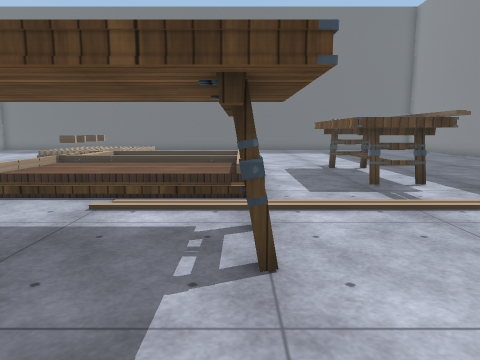
view 1 (above)

21 first-person views from a walk through a scene from a Unity 3-D project. The camera is 1.2 m above the floor, tilts 8° down and sees 70° across. The floor is counted in squares, 0.9 m on a side. Each view is taken from the middle of a square. On the plan, view 1 faces up. The plan holds only what a view shows up to about 15 squares ahead; the rest is blank. The player is left out. Some surface patterns are stand-ins.

view 2
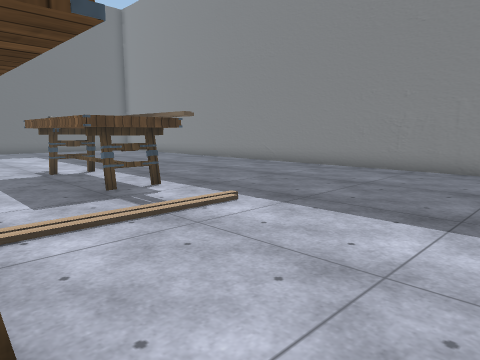

view 3
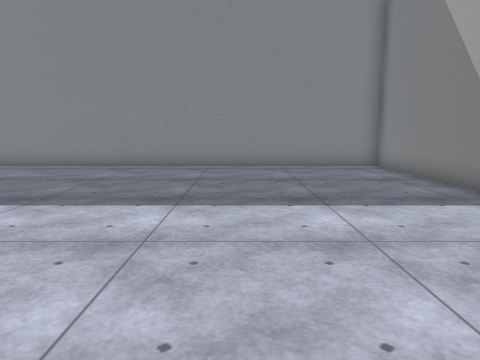

view 4
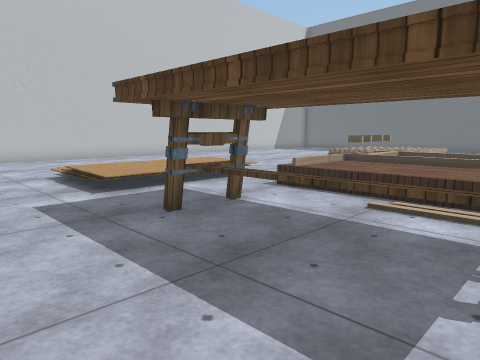

view 5
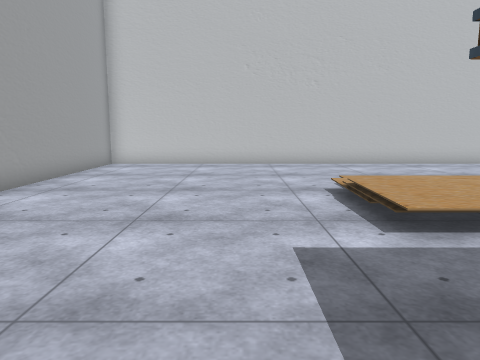

view 6
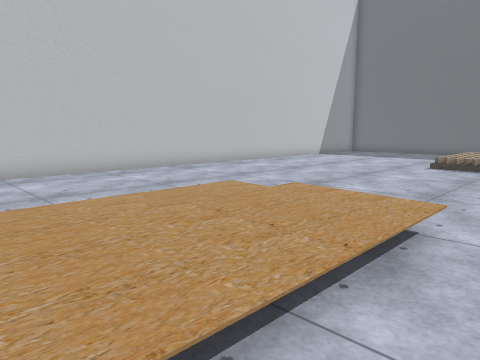

view 7
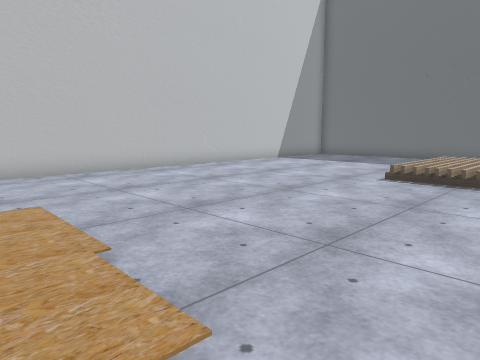

view 8
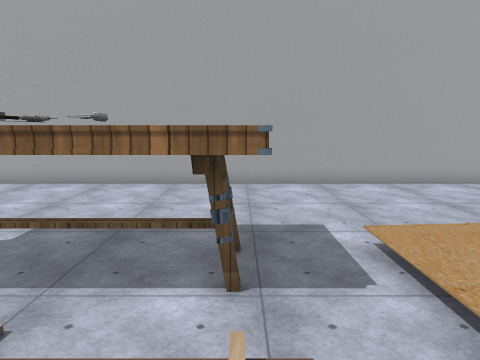

view 9
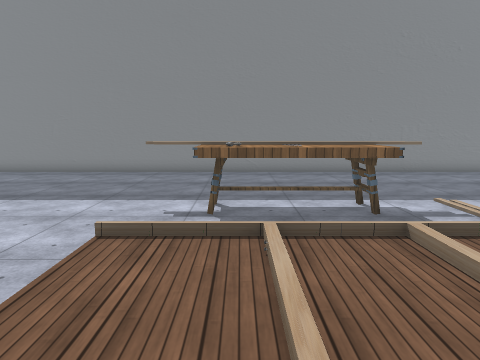

view 10
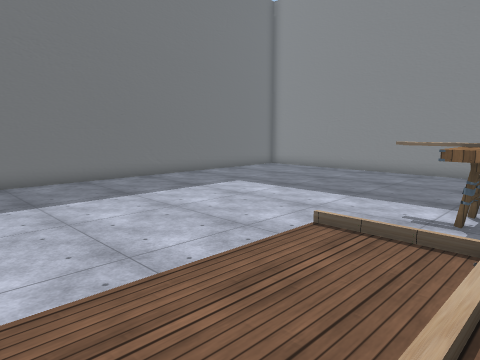

view 11
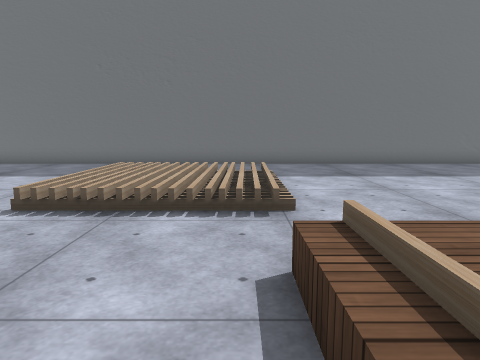

view 12
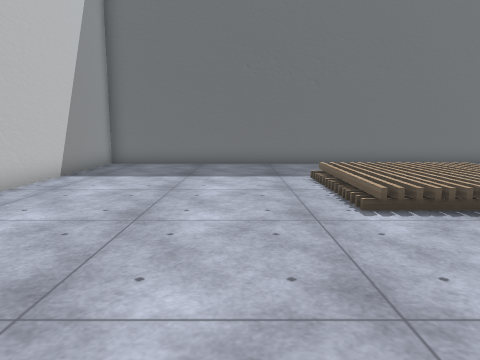

view 13
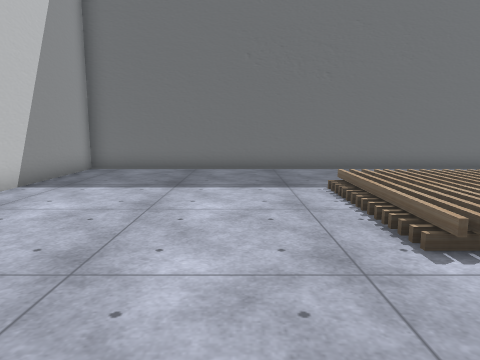

view 14
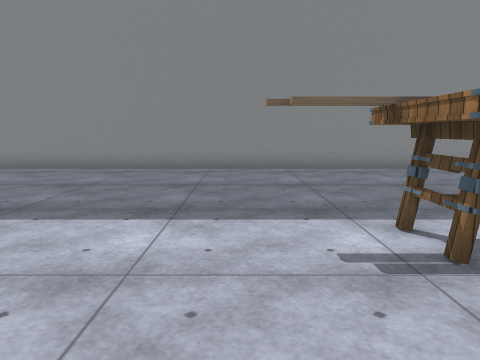

view 15
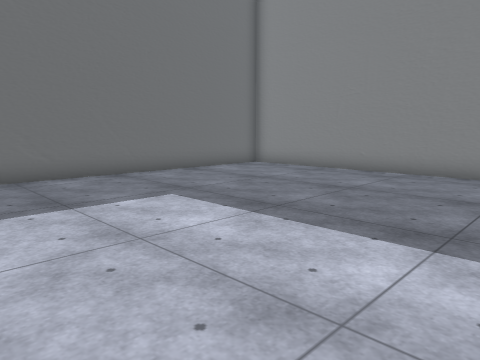

view 16
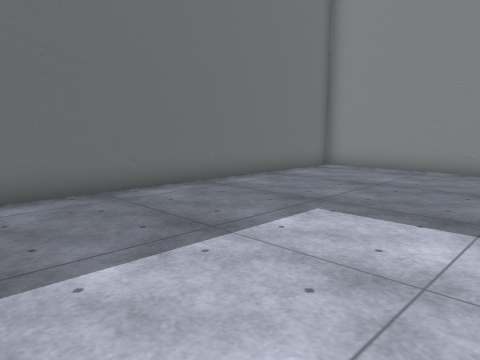

view 17
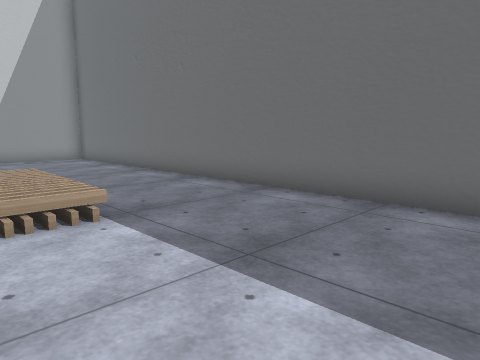

view 18
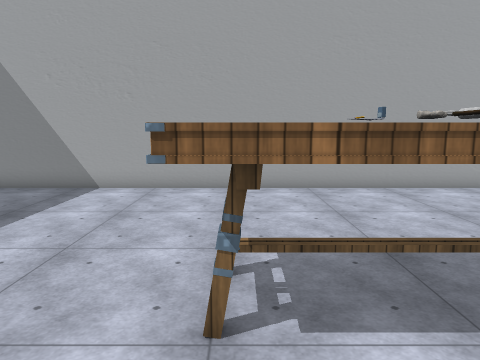

view 19
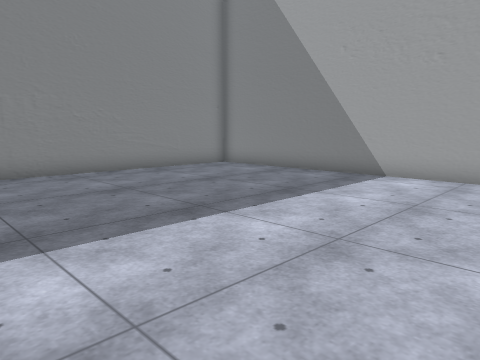

view 20
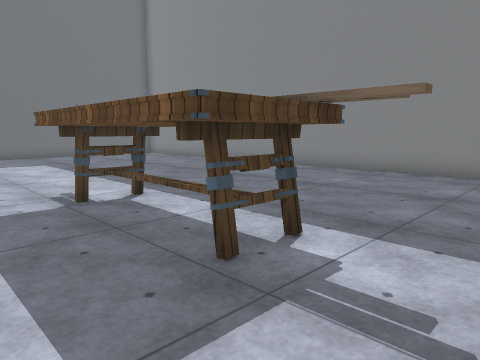

view 21
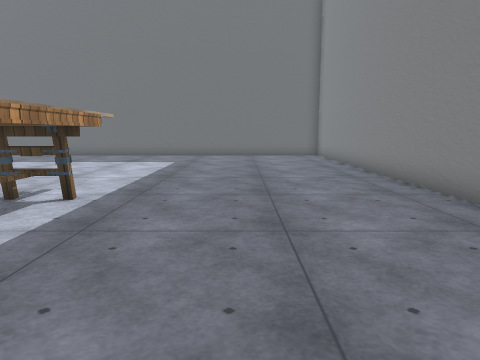

### Floor plan
Key: @ floor where view 1 was taken; # wall or solid block; . main floor; : floor 0.25 m higher than the main floor; + floor 0.5 m higher than the main floor; / step, stairs or slope; = window, fence, low wall or low ledge; T table; H thing the floor can be seen under or through; O other object.
Columns run from 18 left of view 1 to 13 right of it. Each row starts with its distance up from view 1.
 26 ################################
 25 #..............................#
 24 #..............................#
 23 #..............................#
 22 #..............................#
 21 #......./   //.................#
 20 #......./   //.................#
 19 #......./    /.................#
 18 #......./    /.................#
 17 #.......//O///.................#
 16 #..............................#
 15 #..............................#
 14 #............=////=....H.......#
 13 #............/++++/..TTH.......#
 12 #........... /++++/..TTH.......#
 11 #............//+++/..TTH.......#
 10 #............O +++/..TTH.......#
  9 #............/++++/..TTH.......#
  8 #......:////./++++/....H.......#
  7 #......::+:/.=////=...#........#
  6 #......::+:/...................#
  5 #......::+:/.TTTTTT............#
  4 #......::+:/.TTTTTT............#
  3 #....../////.TTTTTT............#
  2 #..............................#
  1 #..............................#
  0 #.................@............#
 -1 #..............................#
 -2 #..............................#
 -3 #..............................#
 -4 #..............................#
 -5 ################################

Positions as (right, up) in squares from view 1, and headings:
1: (0, 0), facing up
2: (0, 1), facing up-right
3: (-1, 1), facing right
4: (0, 0), facing up-left
5: (-3, 1), facing left
6: (-6, 3), facing up-left
7: (-6, 7), facing up-left
8: (-5, 9), facing down
9: (-5, 12), facing right
10: (-5, 11), facing up-right
11: (-6, 11), facing up
12: (-12, 11), facing up
13: (-12, 13), facing up
14: (0, 15), facing right
15: (1, 15), facing up-right
16: (0, 18), facing up-right
17: (0, 19), facing up-left
18: (0, 8), facing down
19: (1, 6), facing down-right
20: (1, 6), facing up-right
21: (8, 6), facing up
